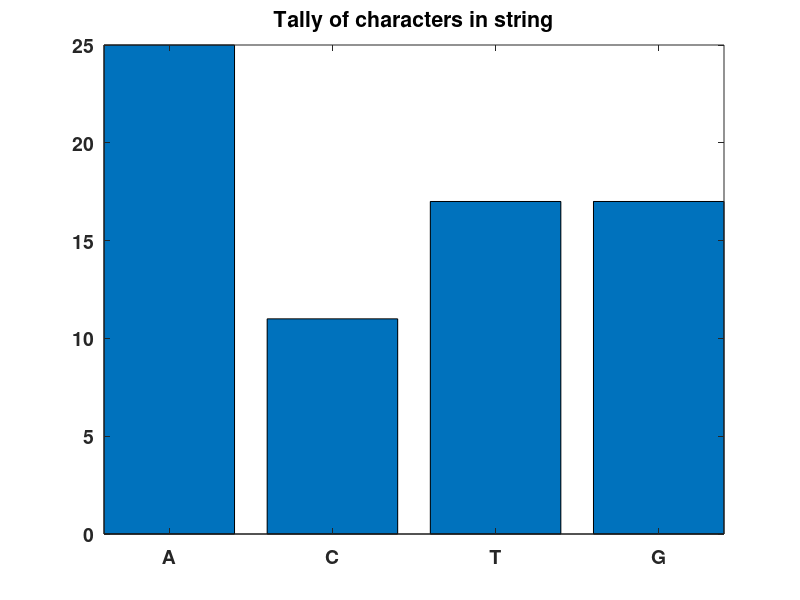

Write the MATLAB code that produced this figure.
p='TTCGGGAGCCTGGGCGTTACGTTAATGAAAGATGAAATATGTACCAACGACAATGACATTGAAAACTATG';

% Build histogram data
nAA= 4; % Number of amino acids
count= zeros(nAA, 1);
for k= 1:1:length(p)
    % codon= p(k); % length 3 subvector
    % ind= getAAIndex(getMnemonic(codon));
    if (p(k) == 'A')
        ind = 1;
    elseif (p(k) == 'C')
        ind = 2;
    elseif (p(k) == 'T')
        ind = 3;
    elseif (p(k) == 'G')
        ind = 4;
    end

    count(ind)= count(ind) + 1;
end

%   Draw    bar graph
bar(1:nAA, count);
title('Tally of characters in string', 'FontSize', 14);
axis tight;
set(gca,'xTick',1:20);
set(gca,'xTickLabel', {'A', 'C', 'T', 'G'}, 'FontSize',14,'FontWeight','Bold');
shg;
